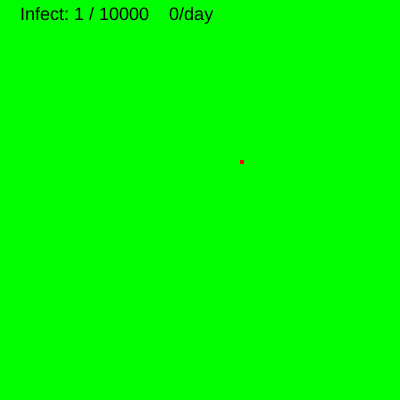
Frame 1 (no input)
Frame 60 (no input): identical to frame 1, image omitted
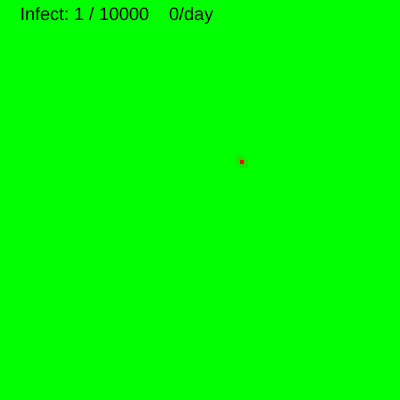
Frame 120 (the mouse pressed at the canvas centre since frame 60)

The p5.js sketch that drew these frames (run headless with seeded random() and noise() and a simulated clock; from frame 60 on, the mouse is pressed at the canvas centre):

// p5.js sketch
// ── sketch.js

var cells; // 细胞阵列
var colNum = 100;
var rowNum = 100;
var infectious = 0.4;// 传染系数，越大传染越快
var timeStep = 0.05;// 每隔0.3秒更新一次
var virusRegenRate = 1.01; 

// 函数setup() ：准备阶段
function setup() {
	createCanvas(400,400);

	// 创建细胞阵列
	cells = new Array();
	for(var i=0;i<colNum;i++)
	{
		cells[i] = new Array();
		for(var j=0;j<rowNum;j++)
		{
			cells[i][j] = 0; // 初始时都没感染
		}
	}
	cells[60][40] = 1;// 位于（60,40)的细胞感染了
}

var lastDrawTime = 0.0
var leftTime = 1.0;
// 函数draw()：作画阶段
function draw() {
	fill(255,50);
	rect(-5,-5,width+10,height+10);
	drawCells(cells);
	
	var TNow = millis()/1000;
	var dt = TNow - lastDrawTime;
	leftTime -= dt;
	if(leftTime<=0.0)
	{
		cells = infect(cells);// 传染
		cells = virusIncrease(cells); // 病毒增殖
		leftTime = timeStep;
	}
	dispInfectionState(cells);// 显示
	lastDrawTime = TNow;
}

function CopyCellArray(c)
{
	var cols = c.length;
	var rows = c[0].length;
	var c2 = new Array();
	for(var i=0;i<cols;i++)
	{
		c2[i] = new Array();
		for(var j=0;j<rows;j++)
		{
			c2[i][j] = c[i][j];
		}
	}
	return c2;
}
var infectPerDay  = 0;
function infect(c)
// 算出细胞阵列c进过一次传染后的状态输出
{
	var ccopy = CopyCellArray(c);

	var cols = c.length;
	var rows = c[0].length;
	var infectCnt = 0;
	for(var i=0;i<cols;i++)
	{
		for(var j=0;j<rows;j++)
		{
			if(c[i][j]>0)
			// 若已经被感染，跳到下一个
			{
				continue;
			}
			// 若未被感染，则以一定概率感染
			var ileft = i-1;
			var cl = getCellValue(c,i-1,j);
			var cr = getCellValue(c,i+1,j);
			var cu = getCellValue(c,i,j-1);
			var cb = getCellValue(c,i,j+1);
			var thres = infectious*(cl+cr+cu+cb)/4;
			if(random(0,1)<thres)
			{
				ccopy[i][j] = 0.1;
				infectCnt ++;
			}
		}
	}
	infectPerDay = infectCnt;
	return ccopy;
}
function virusIncrease(c)
{
	var ccopy = CopyCellArray(c);

	var cols = c.length;
	var rows = c[0].length;
	var infectCnt = 0;
	for(var i=0;i<cols;i++)
	{
		for(var j=0;j<rows;j++)
		{
			/*
			if(c[i][j]<=0)
				// 未感染，跳到下一个
			{
				continue;
			}*/
			ccopy[i][j] *= virusRegenRate;
			ccopy[i][j] = constrain(ccopy[i][j],0,1);
		}
	}
	return ccopy;
}

function getCellValue(c,i,j)
{
	var cols = c.length;
	var rows = c[0].length;

	if(i<0)
	{
		i = i+cols;
	}
	if(j<0)
	{
		j = j+rows;
	}

	i = i%cols;
	j = j%rows;
	return c[i][j];
}

function drawCells(c)
{
	var cols = c.length;
	var rows = c[0].length;
	var xgap = width/cols;
	var ygap = height/rows;

	var x0 = 0;
	var y0 = 0;
	push();
	for(var i=0;i<cols;i++)
	{
		for(var j=0;j<rows;j++)
		{
			var cval = c[i][j];
			fill(cval*255,255*(1-cval),0);
			noStroke();
			var x = x0 + xgap*i;
			var y = y0 + ygap*j;
			rect(x,y,xgap,ygap);
		}
	}
	pop();
}


function dispInfectionState(c)
{
	var cols = c.length;
	var rows = c[0].length;

	var totalNum = cols*rows;
	var infectNum = 0;
	for(var i=0;i<cols;i++)
	{
		for(var j=0;j<rows;j++)
		{
			var cval = c[i][j];
			if(cval>=1)
			{
				infectNum ++;
			}
		}
	}

	push();
	textSize(18);
	fill(0);
	text(
		"Infect: " + infectNum + " / " + totalNum + "    " + infectPerDay + "/day",20,20);
	pop();

}
